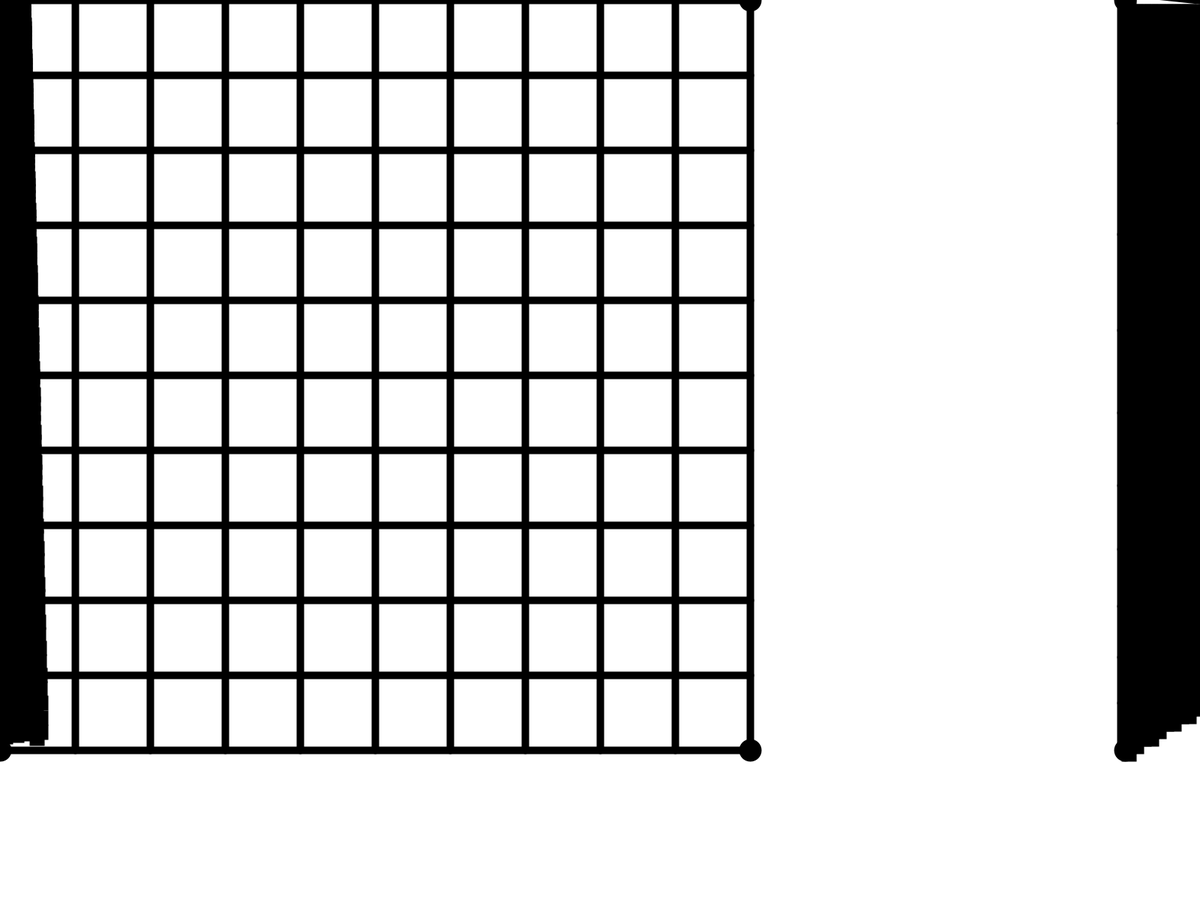
Frame 1 (no input)
Frame 60 (the mouse pressed at the canvas centre just before this capture): identical to frame 1, image omitted
Frame 120 (the mouse held since frame 60 and released just before this capture): identical to frame 1, image omitted

The Processing sketch that drew this single still picture (run headless with seeded random() and noise(); from frame 60 on, the mouse is pressed at the canvas centre):

// Processing sketch: Perspective_Transform_UnMap
// ── Perspective_Transform_UnMap.pde
float scale = 1000;
int gridNum = 10;
float cpR = 10;//control point radius
PVector[] toR = {new PVector(0, 0), new PVector(1, 0.1), new PVector(0.8, 0.5), new PVector(0, 1)};//corner of rectangle
PVector[] fromR = {new PVector(0, 0), new PVector(1, 0), new PVector(1, 1), new PVector(0, 1)};
float[] A;
float[] Ainv;
ArrayList<PControl> pControls = new ArrayList<PControl>();

void setup(){
  fullScreen();
  //size(1400, 700);
  strokeWeight(10);
  A = solve(fromR, toR);
  for(int i = 0; i < 4; i++){
    fromR[i].add(random(EPSILON*10), random(EPSILON*10));//It's not perfect
    toR[i].add(1.5, 0);
    pControls.add(new PControl(fromR[i]));
    pControls.add(new PControl(toR[i]));
  }
}

void draw(){
  background(255);
  A = solve(fromR, toR);
  Ainv = solve(toR, fromR);
  //show base grid
  fill(0);
  for(PVector p : fromR){
    ellipse(p.x*scale, p.y*scale, cpR*2, cpR*2);
  }
  for(float i = 0; i <= gridNum; i++){
    line(i/gridNum*scale, 0, i/gridNum*scale, scale);
  }
  for(float j = 0; j <= gridNum; j++){
    line(0, j/gridNum*scale, scale, j/gridNum*scale);
  }
  //show transformed grid
  for(PVector p : toR){
    ellipse(p.x*scale, p.y*scale, cpR*2, cpR*2);
  }
  for(PVector p : fromR){
    PVector P = transform(p, A);
    //ellipse(P.x*scale, P.y*scale, cpR*2, cpR*2);
  }
  for(float i = 0; i <= gridNum; i++){
    PVector sp = transform(new PVector(i/gridNum, 0), A);
    PVector ep = transform(new PVector(i/gridNum, 1), A);
    line(sp.x*scale, sp.y*scale, ep.x*scale, ep.y*scale);
  }
  for(float j = 0; j <= gridNum; j++){
    PVector sp = transform(new PVector(0, j/gridNum), A);
    PVector ep = transform(new PVector(1, j/gridNum), A);
    line(sp.x*scale, sp.y*scale, ep.x*scale, ep.y*scale);
  }
  for(float x = 0; x < width; x+=10){
    for(float y = 0; y < width; y+=10){
      if(isInTriangle(new PVector(x/scale, y/scale), toR[0], toR[1], toR[2]) || isInTriangle(new PVector(x/scale, y/scale), toR[0], toR[2], toR[3])){
        rect(x, y, 10, 10);
        PVector p2 = transform(new PVector(x/scale, y/scale), Ainv);
        rect(p2.x*scale, p2.y*scale, 10, 10);println(p2.x);
      }
    }
  }
  
  if(mousePressed){
    for(PControl pControl : pControls){
      pControl.update();
    }
  }
}

void mousePressed(){
  for(PControl pControl : pControls){
    pControl.press();
  }
}

void mouseReleased(){
  for(PControl pControl : pControls){
    pControl.release();
  }
}
// ── Class.pde
class PControl{
  PVector p;
  PVector startPm;
  PVector startPp;
  boolean selected;
  
  PControl(PVector p){
    this.p = p;
  }
  
  void press(){
    PVector Pm = new PVector(mouseX, mouseY);
    if(PVector.dist(PVector.mult(p, scale), Pm) < cpR){
      startPp = p.copy();
      startPm = Pm;
      selected = true;
    }
  }
  
  void release(){
    selected = false;
  }
  
  void update(){
    if(selected){
      PVector diffPm = new PVector(mouseX, mouseY).sub(startPm);
      PVector t = PVector.add(startPp, diffPm.div(scale));
      p.x = t.x; p.y = t.y;
    }
  }
}
// ── Method.pde
float[] solve(PVector[] p, PVector[] P){//p:from P:to each rectangle corner
  float[][] N = {{p[0].x, p[0].y, 1,      0,      0, 0, -p[0].x*P[0].x, -p[0].y*P[0].x},
                 {p[1].x, p[1].y, 1,      0,      0, 0, -p[1].x*P[1].x, -p[1].y*P[1].x},
                 {p[2].x, p[2].y, 1,      0,      0, 0, -p[2].x*P[2].x, -p[2].y*P[2].x},
                 {p[3].x, p[3].y, 1,      0,      0, 0, -p[3].x*P[3].x, -p[3].y*P[3].x},
                 {     0,      0, 0, p[0].x, p[0].y, 1, -p[0].x*P[0].y, -p[0].y*P[0].y},
                 {     0,      0, 0, p[1].x, p[1].y, 1, -p[1].x*P[1].y, -p[1].y*P[1].y},
                 {     0,      0, 0, p[2].x, p[2].y, 1, -p[2].x*P[2].y, -p[2].y*P[2].y},
                 {     0,      0, 0, p[3].x, p[3].y, 1, -p[3].x*P[3].y, -p[3].y*P[3].y}};
                 
  float[] B = {P[0].x, P[1].x, P[2].x, P[3].x, P[0].y, P[1].y, P[2].y, P[3].y};
  
  return simultaSolve(N, B);
}

PVector transform(PVector p, float[] A){
  float x = (A[0]*p.x+A[1]*p.y+A[2])/(A[6]*p.x+A[7]*p.y+1);
  float y = (A[3]*p.x+A[4]*p.y+A[5])/(A[6]*p.x+A[7]*p.y+1);
  return new PVector(x, y);
}

float[] simultaSolve(float[][] a, float[] b){
  float[][] A = new float[a.length][a[0].length+1];
  
  for(int j = 0; j < a.length; j++){
    for(int i = 0; i < a[0].length; i++){
      A[j][i] = a[j][i]+(float)i*EPSILON*97/100+(float)j*EPSILON*101/100;//it is not perfect. division by zero measures
    }
    A[j][a[0].length] = b[j];
  }
  return simultaSolve(A);
}

float[] simultaSolve(float[][] a){
  float t = 0;
  for(int k = 0; k < a.length; k++){
    for(int i = k + 1; i < a.length; i++){
      t = a[i][k] / a[k][k];
      for(int j = k + 1; j <=a.length; j++){
        a[i][j] -= a[k][j] * t;
      }
    }
  }
  
  for(int i = a.length-1; i >= 0; i--){
    t = a[i][a.length];
    for(int j = i + 1; j < a.length; j++) t -= a[i][j] * a[j][a.length];
    a[i][a.length] = t / a[i][i];
  }
  float[] result = new float[a.length];
  for(int k = 0; k < a.length; k++){
    result[k] = a[k][a.length];
  }
  return result;
}

boolean isInTriangle(PVector P, PVector A, PVector B, PVector C){//based on this site https://www.youtube.com/watch?v=HYAgJN3x4GA
  float w1 = (A.x*(C.y-A.y)+(P.y-A.y)*(C.x-A.x)-P.x*(C.y-A.y))/((B.y-A.y)*(C.x-A.x)-(B.x-A.x)*(C.y-A.y));
  float w2 = (P.y-A.y-w1*(B.y-A.y))/(C.y-A.y);
  if(w1 >= 0 && w2 >= 0 && (w1+w2) <= 1){
    return true;
  }else{
    return false;
  }
}
